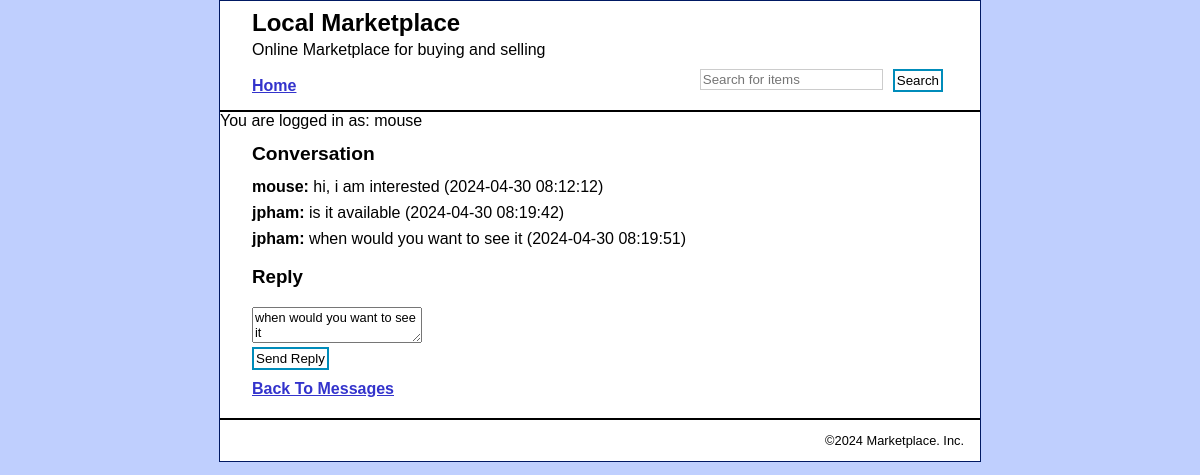
Screenshot of /message/message_convo.php?itemID=1&senderID=3&receiverID=1 (signed in) with the database file from the repository.
### tables this page shows
CREATE TABLE `users` (
  `userID` int(11) NOT NULL,
  `userName` varchar(50) DEFAULT NULL,
  `email` varchar(100) DEFAULT NULL,
  `password` varchar(100) DEFAULT NULL,
  `phone` varchar(15) DEFAULT NULL,
  `registrationDate` datetime DEFAULT NULL
);

CREATE TABLE `messages` (
  `itemID` int(11) DEFAULT NULL,
  `messageID` int(11) NOT NULL,
  `receiverID` int(11) DEFAULT NULL,
  `senderID` int(11) DEFAULT NULL,
  `type` tinyint(1) NOT NULL COMMENT 'seller = 1, buyer = 0',
  `messageContent` text DEFAULT NULL,
  `messageDate` datetime DEFAULT NULL
);

### message/message_convo.php (the view, shortened to what this page needs)
<?php include '../view/header.php';
$messageContent = '';
$itemID = '';
if (isset($_GET['itemID'], $_GET['senderID'], $_GET['receiverID'])) {
    $itemID = $_GET['itemID'];
}
?>
<head>
</head>
<body>
<h2>Conversation</h2>
<div id="conversation">
<?php
$sql = "SELECT m.*, u_sender.userName AS senderName, u_receiver.userName AS receiverName
        FROM messages m
        INNER JOIN users u_sender ON m.senderID = u_sender.userID
        INNER JOIN users u_receiver ON m.receiverID = u_receiver.userID
        WHERE m.itemID = $itemID
        ORDER BY m.messageDate ASC";
$result = mysqli_query($conn, $sql);
if ($result && mysqli_num_rows($result) > 0) {
    while ($row = mysqli_fetch_assoc($result)) {
        $messageContent = $row['messageContent'];
        $messageDate = $row['messageDate'];
        echo "<p><strong>" . ($row['type'] == 1 ? $row['receiverName'] : $row['senderName']) . ":</strong> $messageContent ($messageDate)</p>";
    }
} else {
    echo "<p>No messages found.</p>";
}
?>
</div>
<h3>Reply</h3>
<form id="conversation-container" method="POST" action="<?php echo htmlspecialchars($_SERVER["PHP_SELF"]); ?>">
    <textarea name="messageContent" required><?php echo htmlspecialchars($messageContent); ?></textarea><br>
    <input type="submit" value="Send Reply"><br>
</form>
<a href="../profile/messages.php">Back To Messages</a>
</body>
<?php include '../view/footer.php'; ?>

### view/header.php (shortened to what this page needs)
<!DOCTYPE html>
<html>
<head>
    <link rel="stylesheet" type="text/css" href="../css/main.css">
</head>
<body>
    <header>
    <div class="header-top">
            <h1>Local Marketplace</h1>
            <p>Online Marketplace for buying and selling</p>
        </div>
        <div class="header-bottom">
            <a href="../index.php">Home</a>
            <form action="../items/browse.php" method="GET" class="search-form">
            <input type="text" name="search" placeholder="Search for items">
            <input type="submit" value="Search">
        </form>
        </div>
    </header>
    <?php include '../config/database.php'; ?>
    <?php
    if (isset($_SESSION['userID'])) {
        $userID = $_SESSION['userID'];
        $sql = "SELECT * FROM users WHERE userID = '$userID'";
        $result = mysqli_query($conn, $sql);
        if ($result && mysqli_num_rows($result) > 0) {
            $row = mysqli_fetch_assoc($result);
            echo "You are logged in as: {$row['userName']}";
        } else {
            echo "Error fetching user information.";
        }
    }
    ?>
<main>

### css/main.css (style rules this page uses)
html { background-color: #BFCFFE; }
body { margin-top: 0; font-family: Arial, Helvetica, sans-serif; width: 760px; margin: 0 auto; background-color: white; border: 1px solid #001963; }
header { margin: 0; border-bottom: 2px solid black; padding: .5em 2em; }
header h1 { color: black; margin: 0; padding: 0; }
header p { margin: 0; padding: .25em 0 0 0; }
main { margin: 0; padding: .5em 2em .25em; }
h1 { font-size: 150%; margin: 0; padding: .5em 0 .25em; }
h2 { font-size: 120%; margin: 0; padding: .25em 0 .25em ; }
h1, h2 { color: black; }
p { margin: .5em 0 .5em 0; padding: 0; }
a { color: #3333CC; font-weight: bold; }
form { margin: 0; }
form input { float:left; padding: 2px; margin-bottom: 10px; margin-right: 5px ; border: 1px solid #ccc; box-sizing: border-box; }
form input[type=submit] { background-color: white; color:black; border: 2px solid #008CBA; margin-left: 130px; }
textarea { font-family: Arial, Helvetica, sans-serif; font-size: 80%; }
.header-top { margin-bottom: 10px; }
.header-bottom { display: flex; justify-content: space-between; align-items: center; }
.search-form input[type="text"] { float: left; padding: 2px; margin-bottom: 10px; margin-right: 5px; border: 1px solid #ccc; box-sizing: border-box; }
.search-form input[type="submit"] { background-color: white; color: black; border: 2px solid #008CBA; margin-left: 5px; }
#conversation-container input[type="submit"] { background-color: white; color: black; border: 2px solid #008CBA; margin-left: 0px; float:left; }

### rows the page displays
users: userName "mouse"
messages: senderID.userName "mouse", messageContent "hi, i am interested", messageDate "2024-04-30 08:12:12"
messages: receiverID.userName "jpham", messageContent "is it available", messageDate "2024-04-30 08:19:42"
messages: receiverID.userName "jpham", messageContent "when would you want to see it", messageDate "2024-04-30 08:19:51"
